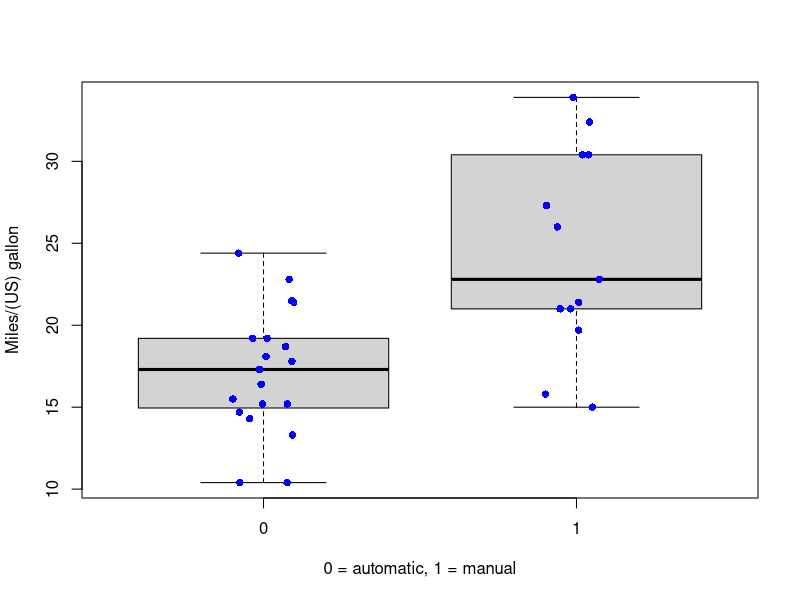
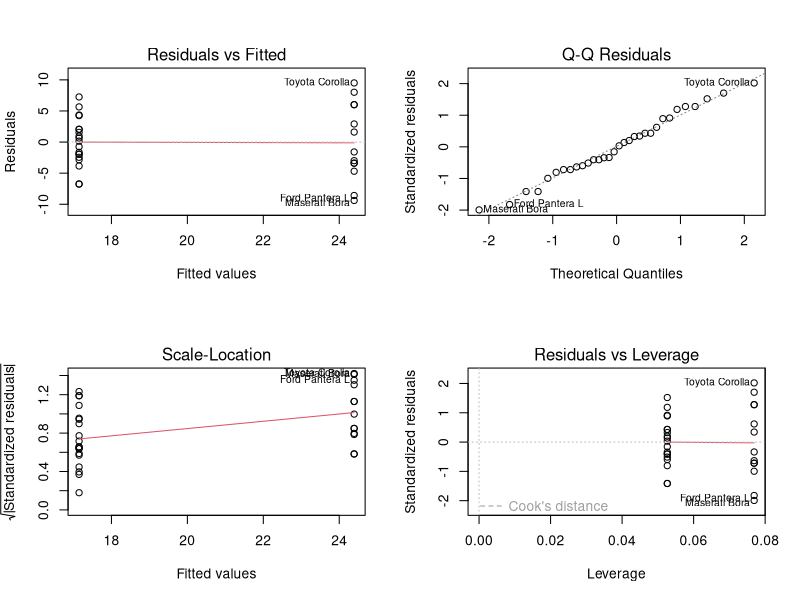

R code for these plots, in order:
## ---- chunk 1
data(mtcars)
# mpg    Miles/(US) gallon
# am    Transmission (0 = automatic, 1 = manual)
summary(mtcars[, c("mpg", "am")])
boxplot(mpg ~ am, data = mtcars, ylab = "Miles/(US) gallon", xlab = "0 = automatic, 1 = manual")
stripchart(mpg ~ am, data = mtcars, vertical = T, method = "jitter",
           add = TRUE, pch = 16, col = 'blue')
## ---- chunk 2
fit <- lm(mpg ~ am, data = mtcars)
summary(fit)
## ---- chunk 3
par(mfrow = c(2, 2))
plot(fit)
## ---- chunk 4
cor(mtcars)
fit.all <- lm(mpg ~ am + ., data = mtcars)
summary(fit.all)
